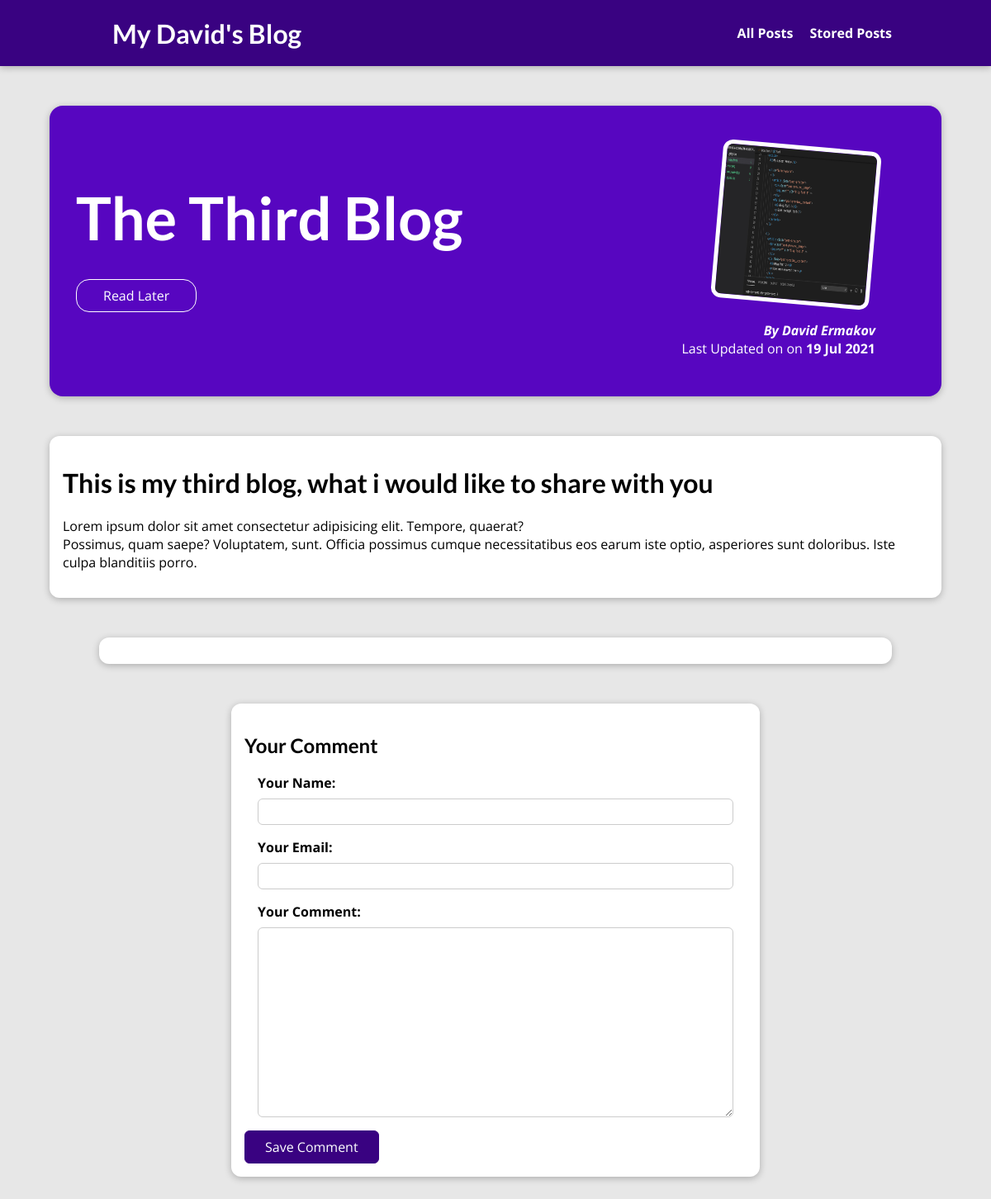
/posts/the-third-blog, run on the app's committed database.
### blog/models.py (models this page shows, shortened)
class Post(models.Model):
    title = models.CharField(max_length=150)
    excerpt = models.CharField(max_length=150)
    image = models.ImageField(upload_to="posts", null=True)
    date = models.DateField(blank=True, null=True, auto_now=True, editable=True)
    slug = models.SlugField(unique=True, db_index=True)
    content = models.TextField(max_length=1000, validators=[MinLengthValidator(10)])
    author = models.ForeignKey(Author, on_delete=CASCADE, null=True, related_name="posts")

class Author(models.Model):
    first_name = models.CharField(max_length=50)
    last_name = models.CharField(max_length=50)
    e_mail = models.EmailField(max_length=100)
    def full_name(self):
        return f"{self.first_name} {self.last_name}"
    def __str__(self):
        return self.full_name()

### blog/views.py (the view, shortened to what this page needs)
# urls.py: path("posts/<slug:slug>", views.BlogPostView.as_view(), name="posts-detail-page"),
class BlogPostView(View):
    def is_stored_posts(self,request,post_id):
        stored_posts = request.session.get("stored_posts")
        if stored_posts is not None:
            is_saved_for_later= post_id in stored_posts
        else:
            is_saved_for_later=False
        return is_saved_for_later
    def get(self, request, slug):
        post = Post.objects.get(slug=slug)
        context = {
            "post": post,
            "post_tags": post.tags.all(),
            "comment_form": CommentForm(),
            "comments": post.comments.all().order_by("-id"),
            "is_saved_for_later": self.is_stored_posts(request, post.id)
        }
        return render(request, "blog/blog.html", context)

### blog/forms.py
class CommentForm(forms.ModelForm):
    class Meta:
        model = Comment
        exclude = ["posts"]
        labels = {
            "user_name": "Your Name",
            "user_email": "Your Email",
            "text": "Your Comment"}

### blog/templates/blog/blog.html (shortened to what this page needs)
{% extends "layout.html" %}
{% load static %}
{% block css_files %}
<link rel="stylesheet" href="{% static "blog/post-detail.css"%}">
{% endblock %}
{% block page_body %}
<section id="summary">
  <h2>{{post.title|title}}</h2>
  <div id="read-later">
  <form action="{% url "read-later" %}" method="POST">
    <button>
      {% if is_saved_for_later %}
        Remove from <a href="{%url "read-later"%}">Read Later</a> list
      {% else %}
        Read Later
      {% endif %}
    </button>
  </form>
  </div>
  <article>
    <img src="{{post.image.url}}" alt="{{post.title|title}}" />
    <address>By <a href="mailto:{{post.author.e_mail}}"> {{post.author}} </a></address>
    <div>Last Updated on on <time> {{post.date|date:"d M Y"}} </time></div>
  </article>
</section>
<main>
  <h1>{{post.excerpt}}</h1>
  <p>
    {{post.content|linebreaks}}
  </p>
</main>
<section id="comments">
</section>
  <section id="comment-form">
  <h2>Your Comment</h2>
    <form action="{% url "posts-detail-page" post.slug %}" method="POST">
      {% for form_field in comment_form  %}
       <div class="form-control {%if form_field.errors%}invalid{%endif%}">
        {{ form_field.label_tag }}
        {{ form_field }}
       </div>
       {% endfor %}
       <button>Save Comment</button>
    </form>
  </section>
{% endblock page_body %}

### static/app.css (style rules this page uses)
* { box-sizing: border-box; }
html { font-family: 'Open Sans', 'Lato', sans-serif; }
body { margin: 0; }
h1, h2, h3 { font-family: 'Lato', sans-serif; font-weight: bold; }

### blog/static/blog/post-detail.css (style rules this page uses)
body { background-color: #e7e7e7; }
#summary { margin: 8rem auto 3rem auto; padding: 2rem; width: 90%; max-width: 90rem; border-radius: 16px; background-color: #5706c0; position: relative; box-shadow: 0 2px 8px rgba(0, 0, 0, 0.25); height: 22rem; }
#summary h2 { color: white; font-size: 4.5rem; margin-bottom: 0.25rem; }
#summary article { position: absolute; top: 2rem; right: 3rem; padding: 1rem 2rem; border-radius: 12px; text-align: right; color: white; }
#summary article img { width: 12rem; height: 12rem; border-radius: 12px; transform: rotateZ(5deg); border: 5px solid white; margin-bottom: 1rem; }
#summary address { font-weight: bold; }
#summary a { color: white; text-decoration: none; }
#summary time { font-weight: bold; }
#read-later { margin: 2rem 0; }
#read-later button { background-color: transparent; border: 1px solid white; padding: 0.5rem 2rem; font: inherit; color: white; cursor: pointer; border-radius: 16px; }
main { width: 90%; max-width: 90rem; margin: 3rem auto; background-color: white; padding: 1rem; border-radius: 12px; box-shadow: 0 2px 8px rgba(0, 0, 0, 0.25); }
#comment-form { margin: 3rem auto; width: 90%; max-width: 40rem; border-radius: 12px; background-color: white; box-shadow: 0 2px 8px rgba(0,0,0,0.25); padding: 1rem; }
#comment-form button { font: inherit; background-color: #390281; color: white; border: 1px solid #390281; padding: 0.5rem 1.5rem; border-radius: 6px; cursor: pointer; }
.form-control { margin: 1rem; }
.form-control label { font-weight: bold; margin-bottom: 0.5rem; display: block; }
.form-control input, .form-control textarea { display: block; width: 100%; font: inherit; padding: 0.25rem; border-radius: 6px; border: 1px solid #ccc; }
#comments { margin: 3rem auto; width: 90%; max-width: 60rem; border-radius: 12px; background-color: white; box-shadow: 0 2px 8px rgba(0,0,0,0.25); padding: 1rem 2rem; }

### data on the page
Post: title "The Third Blog", image (picture), author "David Ermakov", date "19 Jul 2021", excerpt "This is my third blog, what i would like to share with you", content "Lorem ipsum dolor sit amet consectetur adipisicing elit. Tempore, quaerat? Possimus, quam saepe? Voluptatem, sunt. Officia possimus cumque necessitatibus eos earum iste optio, asperiores sunt doloribus. Iste culpa blanditiis porro."
